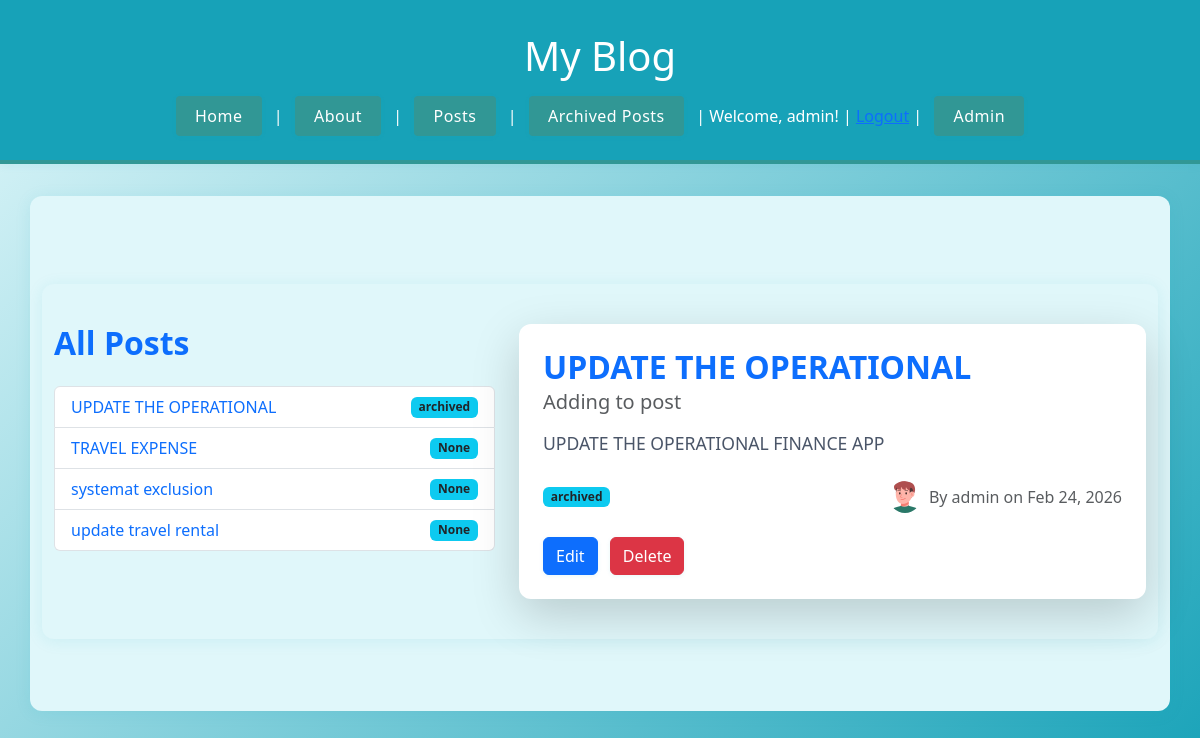
The page /posts/?post_id=1 (signed in) on the database its author committed.
### posts/models.py (models this page shows, shortened)
class Post(models.Model):
	title = models.CharField(max_length=128)
	subtitle = models.CharField(max_length=256)
	body = models.TextField()
	created_on = models.DateTimeField(auto_now_add=True)
	author = models.ForeignKey(
		get_user_model(),
		on_delete=models.CASCADE
	)
	status = models.ForeignKey(
		Status,
		on_delete=models.DO_NOTHING,
		null=True,
		blank=True,
		related_name='posts'
	)

class Status(models.Model):
	name = models.CharField(max_length=128, unique=True)
	description = models.CharField(max_length=256, help_text="Write a description about the status")
	def __str__(self):
		return f"{self.name}"

### accounts/models.py (models this page shows, shortened)
class Profile(models.Model):
    user = models.OneToOneField(User, on_delete=models.CASCADE)
    avatar = models.CharField(max_length=64, choices=AVATAR_CHOICES, default='avatars/A47.png')

### posts/views.py (the view)
# urls.py: path('', combined_post_list_detail, name='post_list'),
def combined_post_list_detail(request):
	posts = Post.objects.all()
	post = None
	post_id = request.GET.get('post_id')
	if post_id:
		post = get_object_or_404(Post, pk=post_id)
	return render(request, 'posts/combined_list_detail.html', {'posts': posts, 'post': post})

### templates/posts/combined_list_detail.html
{% extends 'base.html' %}
{% block content %}
<div class="container mt-5">
    <div class="row">
        <div class="col-md-5">
            <h2 class="fw-bold text-primary mb-4">All Posts</h2>
            <ul class="list-group">
                {% for p in posts %}
                    <li class="list-group-item d-flex justify-content-between align-items-center">
                        <a href="?post_id={{ p.pk }}" class="text-decoration-none">{{ p.title }}</a>
                        <span class="badge bg-info text-dark">{{ p.status }}</span>
                    </li>
                {% empty %}
                    <li class="list-group-item">No posts available yet.</li>
                {% endfor %}
            </ul>
        </div>
        <div class="col-md-7">
            {% if post %}
                <div class="card shadow-lg border-0 mt-3 mt-md-0">
                    <div class="card-body p-4">
                        <h2 class="card-title fw-bold text-primary mb-2">{{ post.title }}</h2>
                        <h5 class="card-subtitle mb-3 text-muted">{{ post.subtitle }}</h5>
                        <p class="card-text fs-5">{{ post.body|linebreaks }}</p>
                        <div class="d-flex justify-content-between align-items-center mt-4">
                            <span class="badge bg-info text-dark">{{ post.status }}</span>
                            <span class="text-muted d-flex align-items-center">
                                {% with profile=post.author.profile %}
                                    <img src="/static/images/{{ profile.avatar }}" alt="avatar" style="width:32px;height:32px;object-fit:cover;border-radius:50%;margin-right:8px;">
                                {% endwith %}
                                By {{ post.author }} on {{ post.created_on|date:'M d, Y' }}
                            </span>
                        </div>
                        {% if user.is_authenticated %}
                            <div class="mt-4">
                                <a href="{% url 'post_edit' post.pk %}" class="btn btn-primary me-2">Edit</a>
                                <a href="{% url 'post_delete' post.pk %}" class="btn btn-danger">Delete</a>
                            </div>
                        {% endif %}
                    </div>
                </div>
            {% else %}
                <div class="alert alert-info mt-3">Select a post to view details.</div>
            {% endif %}
        </div>
    </div>
</div>
{% endblock %}

### templates/base.html (shortened to what this page needs)
<!DOCTYPE html>
<html lang="en">
<head>
    {% load static %}
    <link rel="stylesheet" href="{% static 'css/style.css' %}">
    <link href="https://cdn.jsdelivr.net/npm/bootstrap@5.3.0/dist/css/bootstrap.min.css" rel="stylesheet">
</head>
<body>
    <div class="header">
        <h1>My Blog</h1>
        <nav>
            <a href="/">Home</a> |
            <a href="/about/">About</a> |
            <a href="/posts/">Posts</a> |
            <a href="/posts/archived/">Archived Posts</a> |
            {% if user.is_authenticated %}
                <span>Welcome, {{ user.username }}!</span> |
                <form action="/accounts/logout/" method="post" style="display:inline;">
                    <button type="submit" style="background:none;border:none;padding:0;margin:0;color:#0d6efd;text-decoration:underline;cursor:pointer;">Logout</button>
                </form> |
            {% else %}
                <a href="/accounts/login/">Login</a> |
                <a href="/accounts/signup/">Sign Up</a> |
            {% endif %}
            <a href="/admin/">Admin</a>
        </nav>
    </div>
    <div class="container">
        {% block content %}{% endblock %}
    </div>
</body>
</html>

### static/css/style.css (style rules this page uses)
body { font-family: 'Segoe UI', Arial, sans-serif; background: linear-gradient(135deg, #e0f7fa 0%, #17a2b8 100%); margin: 0; padding: 0; min-height: 100vh; color: #234e52; }
.header { background: #17a2b8; color: #fff; padding: 2rem 0 1.5rem 0; text-align: center; border-bottom: 4px solid #319795; box-shadow: 0 2px 8px rgba(23,162,184,0.08); }
.header nav { margin-top: 1rem; }
.header nav a { display: inline-block; margin: 0 0.5rem; padding: 0.5rem 1.2rem; color: #fff; background: #319795; border-radius: 4px; text-decoration: none; font-weight: 500; letter-spacing: 0.5px; transition: background 0.2s, color 0.2s, box-shadow 0.2s; box-shadow: 0 1px 4px rgba(23,162,184,0.10); }
.container { max-width: 900px; margin: 2rem auto; background: #e0f7fa; box-shadow: 0 2px 16px rgba(23,162,184,0.10); border-radius: 12px; padding: 2.5rem 2rem; }
p, .card-text { font-size: 1.1rem; color: #4a5568; }
.card { border-radius: 12px !important; border: 1px solid #17a2b8; box-shadow: 0 2px 12px rgba(23,162,184,0.10); transition: box-shadow 0.2s; background: #fff; }
.btn { font-weight: 500; border-radius: 6px; transition: box-shadow 0.2s, background 0.2s, color 0.2s; box-shadow: 0 1px 4px rgba(23,162,184,0.10); background: #17a2b8; color: #fff; border: none; }
.badge { font-size: 1rem; padding: 0.5em 1em; border-radius: 8px; font-weight: 500; background: #17a2b8; color: #fff; }

### rows shown on the page
Post: title "UPDATE THE OPERATIONAL", status "archived", subtitle "Adding to post", body "UPDATE THE OPERATIONAL FINANCE APP", author "admin", created_on "Feb 24, 2026"
Post: title "TRAVEL EXPENSE", status "None"
Post: title "systemat exclusion", status "None"
Post: title "update travel rental", status "None"
Profile: avatar (picture)

### other values the page prints
{{ user.username }} "admin"
